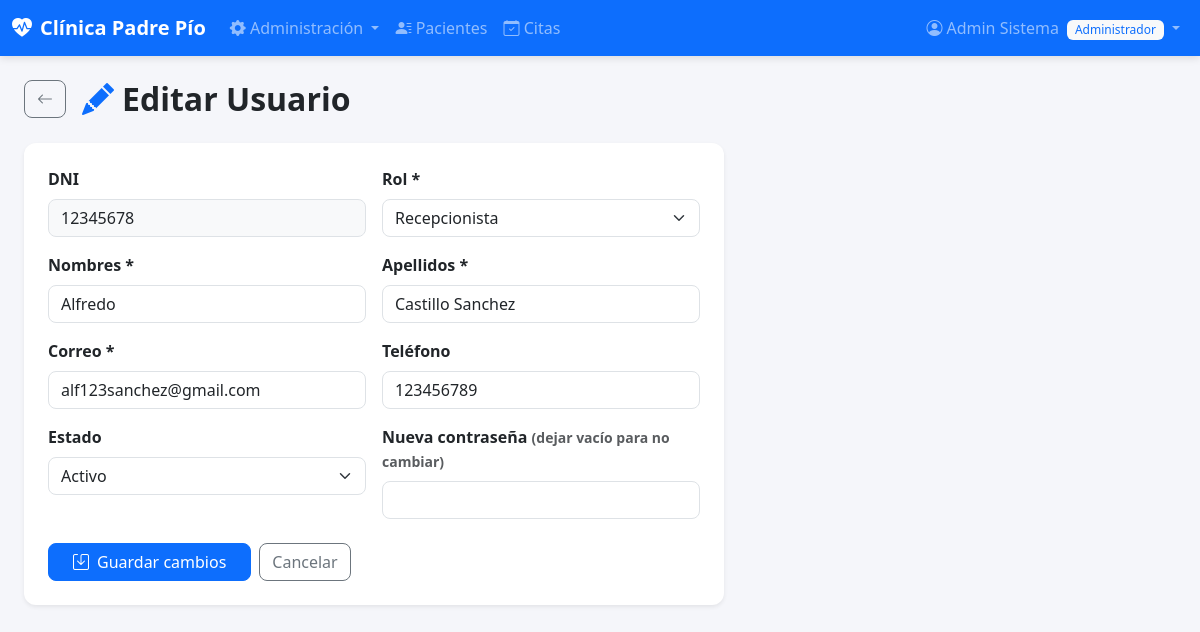
The page /admin/usuarios/6/editar (signed in) on the database its author committed.
### tables this page shows
CREATE TABLE usuarios (
            id INTEGER PRIMARY KEY AUTOINCREMENT,
            dni TEXT UNIQUE NOT NULL,
            nombres TEXT NOT NULL,
            apellidos TEXT NOT NULL,
            correo TEXT UNIQUE NOT NULL,
            telefono TEXT,
            rol TEXT NOT NULL CHECK(rol IN ('administrador','recepcionista','doctor','cajero')),
            contrasena TEXT NOT NULL,
            especialidad TEXT,
            estado TEXT DEFAULT 'activo' CHECK(estado IN ('activo','inactivo')),
            fecha_creacion TEXT DEFAULT CURRENT_TIMESTAMP
        );

### app.py (the view, shortened to what this page needs)
@app.route('/admin/usuarios/<int:uid>/editar', methods=['GET', 'POST'])
@login_required(['administrador'])
def admin_editar_usuario(uid):
    db = get_db()
    user = db.execute("SELECT * FROM usuarios WHERE id=?", (uid,)).fetchone()
    servicios = db.execute("SELECT * FROM servicios WHERE estado='activo'").fetchall()
    seleccionados = [r['servicio_id'] for r in db.execute("SELECT servicio_id FROM doctor_servicio WHERE doctor_id=?", (uid,)).fetchall()]
    db.close()
    return render_template('admin/editar_usuario.html', user=user, servicios=servicios, seleccionados=seleccionados)

### app.py (called while the page is built)
def login_required(roles=None):
    def decorator(f):
        @wraps(f)
        def wrapped(*args, **kwargs):
            if 'usuario_id' not in session:
                flash('Debes iniciar sesión.', 'warning')
                return redirect(url_for('login'))
            if roles and session.get('rol') not in roles:
                flash('No tienes permiso para acceder a esta sección.', 'danger')
                return redirect(url_for('dashboard'))
            return f(*args, **kwargs)
        return wrapped
    return decorator

### database.py (called while the page is built)
def get_db():
    conn = sqlite3.connect(DB_PATH)
    conn.row_factory = sqlite3.Row
    conn.execute("PRAGMA foreign_keys = ON")
    return conn

### templates/admin/editar_usuario.html (shortened to what this page needs)
{% extends 'base.html' %}
{% block content %}
<div class="d-flex align-items-center mb-4">
  <a href="{{ url_for('admin_usuarios') }}" class="btn btn-outline-secondary me-3"><i class="bi bi-arrow-left"></i></a>
  <h2 class="fw-bold mb-0"><i class="bi bi-pencil-fill me-2 text-primary"></i>Editar Usuario</h2>
</div>
<div class="card shadow-sm border-0" style="max-width:700px">
  <div class="card-body p-4">
    <form method="POST">
      <div class="row g-3">
        <div class="col-md-6">
          <label class="form-label fw-semibold">DNI</label>
          <input type="text" class="form-control bg-light" value="{{ user.dni }}" disabled>
        </div>
        <div class="col-md-6">
          <label class="form-label fw-semibold">Rol *</label>
          <select name="rol" id="select-rol" class="form-select" onchange="toggleDoctor()">
            {% for r in ['administrador','recepcionista','doctor','cajero'] %}
            <option value="{{ r }}" {% if user.rol==r %}selected{% endif %}>{{ r|title }}</option>
            {% endfor %}
          </select>
        </div>
        <div class="col-md-6">
          <label class="form-label fw-semibold">Nombres *</label>
          <input type="text" name="nombres" class="form-control" value="{{ user.nombres }}" required>
        </div>
        <div class="col-md-6">
          <label class="form-label fw-semibold">Apellidos *</label>
          <input type="text" name="apellidos" class="form-control" value="{{ user.apellidos }}" required>
        </div>
        <div class="col-md-6">
          <label class="form-label fw-semibold">Correo *</label>
          <input type="email" name="correo" class="form-control" value="{{ user.correo }}" required>
        </div>
        <div class="col-md-6">
          <label class="form-label fw-semibold">Teléfono</label>
          <input type="text" name="telefono" class="form-control" value="{{ user.telefono or '' }}">
        </div>
        <div class="col-md-6">
          <label class="form-label fw-semibold">Estado</label>
          <select name="estado" class="form-select">
            <option value="activo" {% if user.estado=='activo' %}selected{% endif %}>Activo</option>
          </select>
        </div>
        <div class="col-md-6">
          <label class="form-label fw-semibold">Nueva contraseña <small class="text-muted">(dejar vacío para no cambiar)</small></label>
          <input type="password" name="nueva_contrasena" class="form-control" minlength="6">
        </div>
      </div>
      <div class="d-flex gap-2 mt-4">
        <button type="submit" class="btn btn-primary px-4"><i class="bi bi-save me-2"></i>Guardar cambios</button>
        <a href="{{ url_for('admin_usuarios') }}" class="btn btn-outline-secondary">Cancelar</a>
      </div>
    </form>
  </div>
</div>
{% endblock %}

### static/css/style.css (style rules this page uses)
body { background-color: #f5f6fa; font-family: 'Segoe UI', sans-serif; }
.card { border-radius: 12px; }
.btn { border-radius: 8px; }
.form-control, .form-select { border-radius: 8px; }

### rows shown on the page
usuarios: dni "12345678", rol "Recepcionista", nombres "Alfredo", apellidos "Castillo Sanchez", correo "alf123sanchez@gmail.com", telefono "123456789", estado "Activo"

### other values the page prints
{{ session.nombre }} "Admin Sistema"
{{ session.rol|title }} "Administrador"
